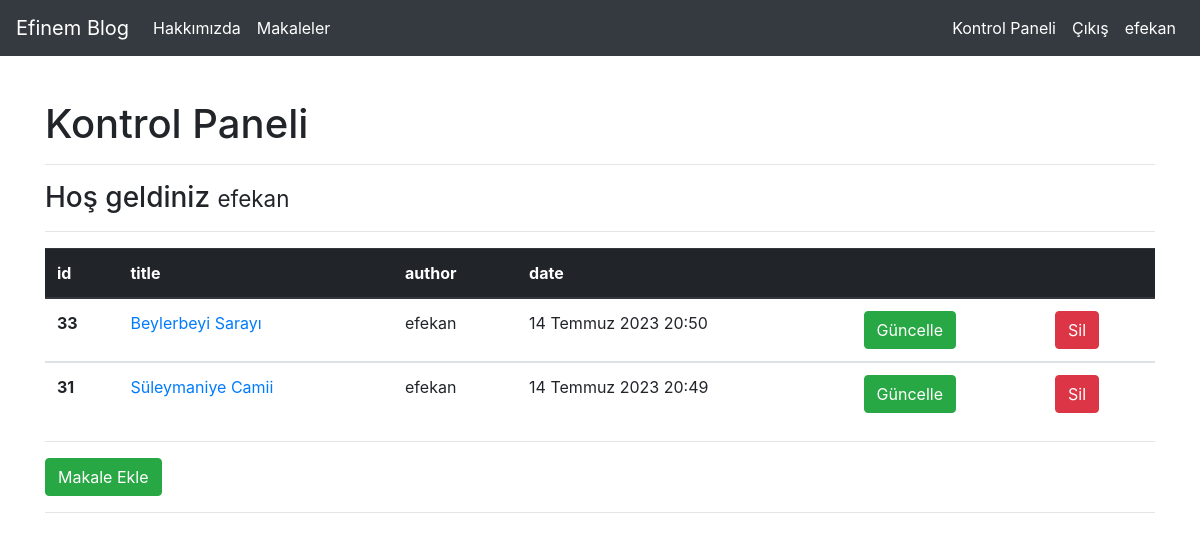
Screenshot of /articles/dashboard/ (signed in) with the database file from the repository.
### article/models.py (models this page shows, shortened)
class Article(models.Model):
    author=models.ForeignKey("auth.User", on_delete=models.CASCADE, verbose_name="Yazar")
    title=models.CharField(max_length=50 ,verbose_name="Başlık")
    content=RichTextField()
    created_time=models.DateTimeField(auto_now_add=True, verbose_name="Oluşturulma Tarihi")
    article_image=models.FileField(blank=True,null=True,verbose_name="Makale Görüntü Dosyası")
    class Meta:
        ordering = ['-created_time']

### article/views.py (the view)
# urls.py: path("dashboard/", views.dashboard,name="dashboard"),
@login_required(login_url="user:login")
def dashboard(request):
    articles=Article.objects.filter(author=request.user)
    context={
        "articles":articles
    }
    return render(request,"dashboard.html",context)

### templates/dashboard.html
{% extends "layout.html" %}
{% block body %}
<h1>Kontrol Paneli</h1><hr>
<h3>Hoş geldiniz <small>{{request.user.username}}</small></h3><hr>
{% if articles %}
<table class="table table-hover">
  <thead class="thead-dark">
    <tr>
      <th scope="col">id</th>
      <th scope="col">title</th>
      <th scope="col">author</th>
      <th scope="col">date</th>
      <th scope="col"></th>
      <th scope="col"></th>
    </tr>
  </thead>
  {% for article in articles %}
  <tbody>
    <tr>
      <th scope="row">{{article.id}}</th>
      <td><a href="{%url 'article:detail' article.id%}">{{article.title}}</a></td>
      <td>{{article.author.username}}</td>
      <td>{{article.created_time}}</td>
      <td><a href="{%url 'article:edit' article.id%}" class="btn btn-success">Güncelle</a></td>
      <td><a href="{%url 'article:delete' article.id%}"class="btn btn-danger">Sil</a></td>
    </tr>
  </tbody>
  {% endfor %}
</table>
{% else %}
        <div class="alert alert-danger">Henüz kullanıcının bir makalesi bulunmamaktadır</div>
{% endif %}
<hr>
            <a href="/articles/addarticle" class="btn btn-success">Makale Ekle</a><hr>
{% endblock %}

### templates/includes/navbar.html (shortened to what this page needs)
<nav class="navbar navbar-expand-md navbar-dark fixed-top bg-dark">
  <a class="navbar-brand" href="{%url 'index'%}">Efinem Blog</a>
  <div class="collapse navbar-collapse" id="navbarCollapse">
    <ul class="navbar-nav mr-auto">
      <li class="nav-item active">
        <a class="nav-link" href="{%url 'about'%}">Hakkımızda</a>
      </li>
      <li class="nav-item active">
        <a class="nav-link" href="{%url 'article:articles'%}">Makaleler</a>
      </li>
    </ul>
    <ul class="navbar-nav ml-auto">
      {% if request.user.is_authenticated %}
      <li class="nav-item active">
        <a class="nav-link" href="{%url 'article:dashboard'%}">Kontrol Paneli</a>
      </li>
      <li class="nav-item active">
        <a class="nav-link" href="{%url 'user:logout'%}">Çıkış</a>
      </li>
      <li class="nav-item active">
        <a class="nav-link" href="/profile">{{request.user.username}}</a>
      </li>
      {% endif %}
    </ul>
  </div>
</nav>

### rows the page displays
Article: id "33", title "Beylerbeyi Sarayı", author.username "efekan", created_time "14 Temmuz 2023 20:50"
Article: id "31", title "Süleymaniye Camii", author.username "efekan", created_time "14 Temmuz 2023 20:49"

### other values shown
{{ request.user.username }} "efekan"
